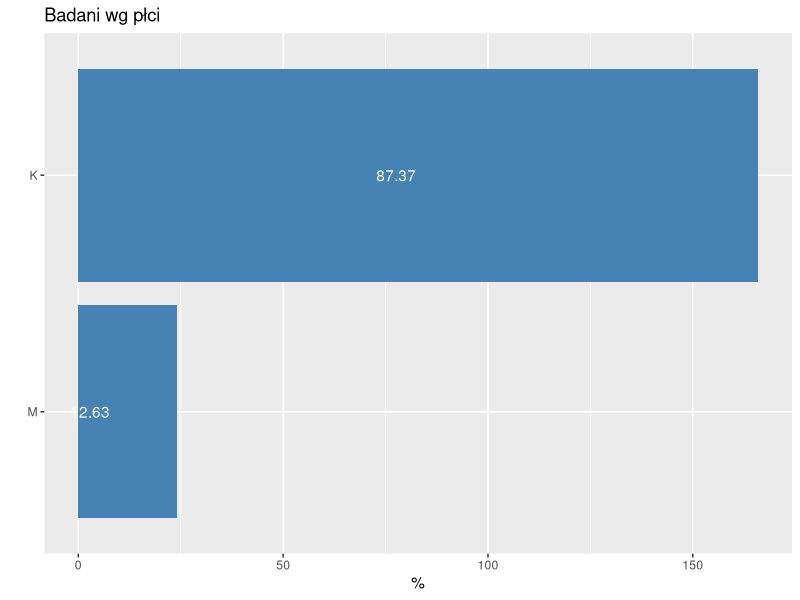
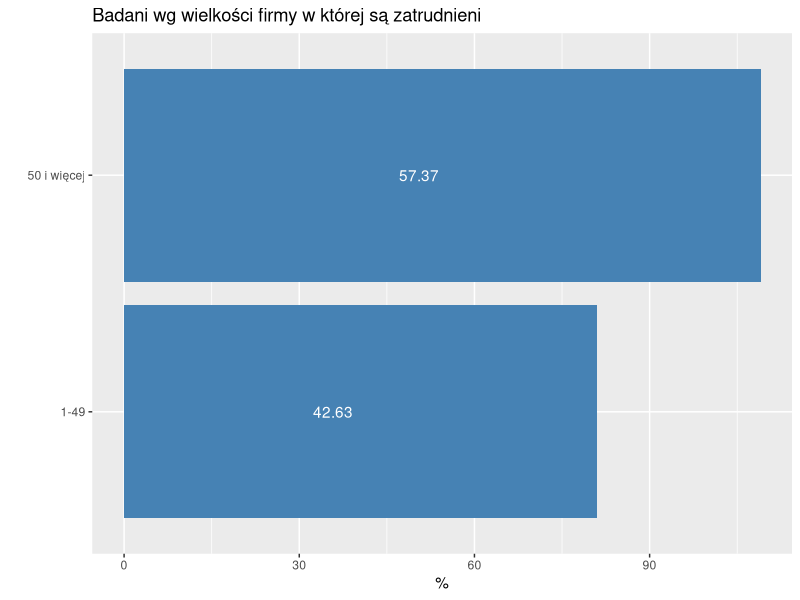
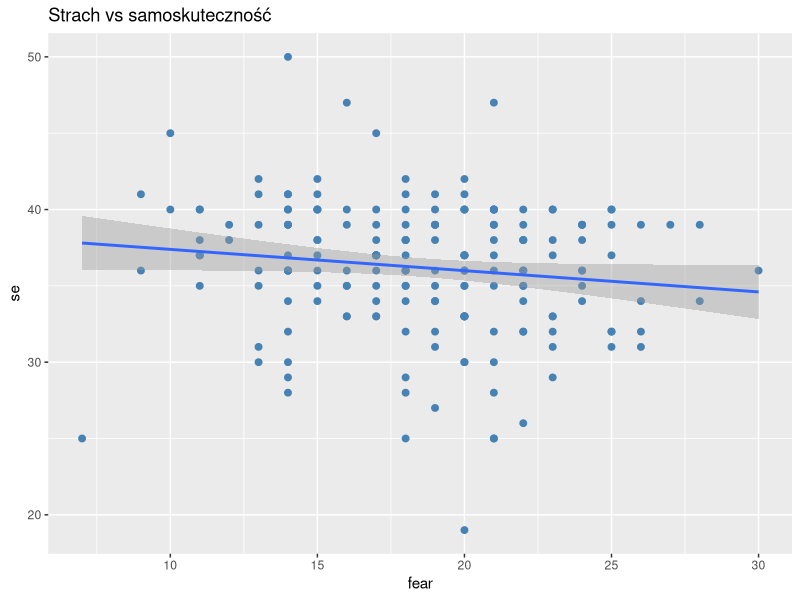
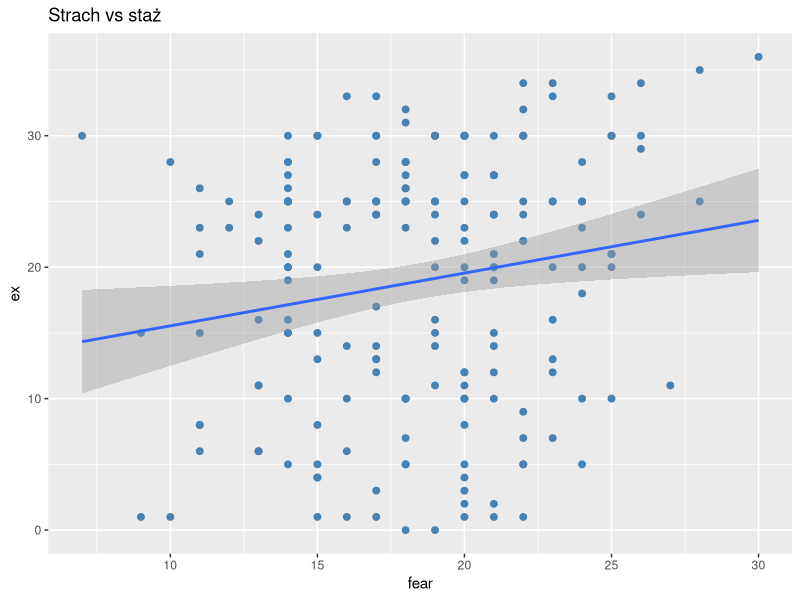

The R script that drew these images, in order:
require(ggplot2)
require(dplyr)
require(tidyr)
library("knitr")

library(readr)

d0 <- read.csv("strach_i_samoskutecznosc.csv", 
               sep = ',', 
               dec = ",",
               col.names = c("time", "f1", "f2", 'f3', 'f4', 'f5', 'f6', 'f7',
            's1', 's2', "s3", "s4", 's5', 's6', 's7', 's8', 's9', 's10',
            'ex', 'covid', 'sex', 'size'),
                skip=1, header=F, na.string="NA") 

d1 <- d0 %>%
  mutate(across(c("f1", "f2", 'f3', 'f4', 'f5', 'f6', 'f7', 
                  's1', 's2', "s3", "s4", 's5', 's6', 's7', 's8', 's9', 's10', 
                  ), ~ case_when(
    . == "zdecydowanie nie" ~ 1,
    . == "nie"              ~ 2,
    . == "ani tak/ani nie"  ~ 3,
    . == "tak"              ~ 4,
    . == "zdecydowanie tak" ~ 5
  ))) %>%
  mutate (fear = f1 + f2 + f3 + f4 + f5 + f6 + f7,
          se = s1 + s2 + s3 + s4 + s5 + s6 + s7 + s8 +s9 +s10) %>%
  select (fear, se, ex, covid, sex, size)

## sex

sex.f <- d1 %>%
  select (sex) %>%
  group_by(sex)%>%
  summarize(n=n())%>%
  mutate(prop=n/sum(n) * 100 )

sex.t <- kable(sex.f, col.names = c('płeć', 'n', '%'))
sex.t

## chart
p.1 <- ggplot(sex.f, aes(x = reorder(sex, n), y = n )) +
  ggtitle("Badani wg płci") +
  xlab("") + ylab("%") +
  geom_bar(position = 'dodge', stat = 'identity', fill = "steelblue") +
  geom_text(data=sex.f, aes(label=sprintf("%.2f", prop), y= prop), hjust=1.5, color="white" ) +
  #scale_x_discrete (breaks=var.names,  labels=var.labels) +
  coord_flip()
p.1

## size
size.f <- d1 %>%
  select (size) %>%
  group_by(size)%>%
  summarize(n=n())%>%
  mutate(prop=n/sum(n) * 100 )

size.t <- kable(size.f, col.names = c('zatrudnienie', 'n', '%'))
size.t
## recode
## podziel na dwie tylko
size.f.r <- size.f %>%
mutate(size=recode(size, 
                   '1' = '1-49',
                  'do 9 osób'="1-49",
                  '10-49'= '1-49')) %>%
  group_by(size) %>%
    summarise(n=sum(n), prop=sum(prop))

## chart
p.2 <- ggplot(size.f.r, aes(x = reorder(size, n), y = n )) +
  ggtitle("Badani wg wielkości firmy w której są zatrudnieni") +
  xlab("") + ylab("%") +
  geom_bar(position = 'dodge', stat = 'identity', fill = "steelblue") +
  geom_text(data=size.f.r, aes(label=sprintf("%.2f", prop), y= prop), hjust=1.5, color="white" ) +
  #scale_x_discrete (breaks=var.names,  labels=var.labels) +
  coord_flip()
p.2

## ex (staż)
## staż jest liczbą

                             
## W grupach staż wg płci

ex.sex.f <- d1 %>%
  select (ex, sex) %>%
  group_by(sex)%>%
  summarize(m=mean(ex))

ex.sex.t <- kable(ex.sex.f, col.names = c('płeć', 'średni staż'))

ex.sex.t
###

## zależność/korelacja: między stażem/kontaktem/płcią/wielkością firmy
## a strachem (przekodowanym na skalę porządkową) -- test chi kwadrat

fear.sex.f <- d1 %>%
  select (fear, sex) %>% 
  mutate( fear=case_when(fear >= 25 ~ "d",  fear >= 15 ~ "s", 
                         TRUE ~ "m") ) %>%
  table()

fear.sex.t <- kable(fear.sex.f)

fear.sex.t
## test chi kwadrat
chi_test <- chisq.test(fear.sex.f)
chi_test$statistic
chi_test$p.value
## Nie ma podstaw do odrzucenia hipotezy że nie ma związku
## między fear a sex




## regresja
## strach vs samoskuteczność
lm <- lm(data=d1, fear ~ se );
lmc <- coef(lm);
lmr <- summary(lm)$r.squared
lmc

lmr

summary(lm)$coefficients

ggplot(d1, aes(x = fear, y = se)) +
  geom_point(color="steelblue", size=2) +
  geom_smooth(method = "lm") +
  ggtitle ("Strach vs samoskuteczność")

## strach vs ex
##
lm <- lm(data=d1, fear ~ ex );
lmc <- coef(lm);
lmr <- summary(lm)$r.squared
lmc

lmr

summary(lm)$coefficients

ggplot(d1, aes(x = fear, y = ex)) +
  geom_point(color="steelblue", size=2) +
  geom_smooth(method = "lm") +
  ggtitle ("Strach vs staż")

## korelacja
## współczynnik korelacji pearsona
r.f.se <- cor(d1$fear, d1$se, method = "pearson")
r.f.se
